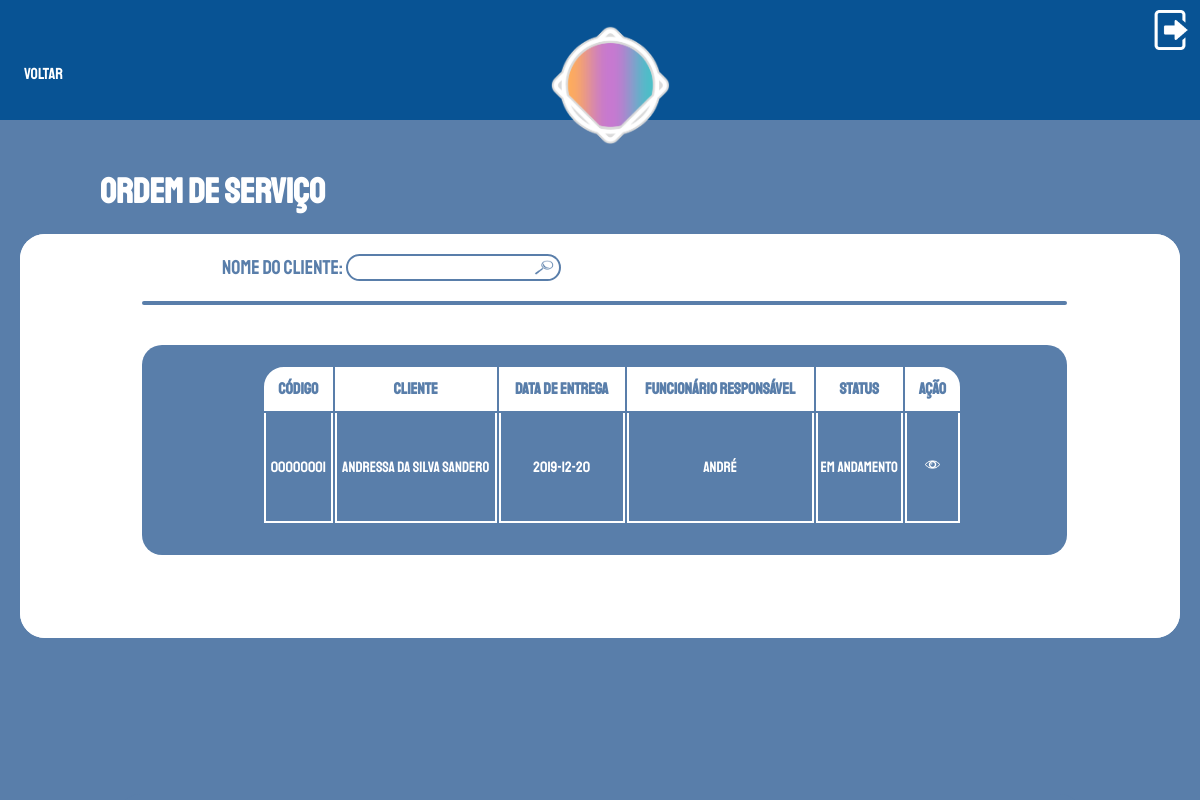
Screenshot of /paginasSistema/ordensServicoAte.php (signed in) with the database file from the repository.
### tables this page shows
CREATE TABLE `ordens_de_servicos` (
  `id` int(8) UNSIGNED ZEROFILL NOT NULL COMMENT 'Armazena o id das ordens de serviço',
  `data_entrega` date NOT NULL COMMENT 'Armazena a data de entrega da ordem de serviço',
  `status` tinyint(1) NOT NULL COMMENT 'Armazena as informações do status da Ordem De Serviço',
  `funcionarios_matricula` int(8) UNSIGNED ZEROFILL NOT NULL COMMENT 'Armazena a matriculo do funcionario que irá executar a ordem de serviço',
  `orcamentos_id` int(8) UNSIGNED ZEROFILL NOT NULL COMMENT 'Armazena o id do orçamento de que a ordem de serviço se originou'
);

CREATE TABLE `clientes` (
  `id` int(8) UNSIGNED ZEROFILL NOT NULL COMMENT 'Armazena Id do Cliente',
  `inscricao_estadual` bigint(20) UNSIGNED DEFAULT NULL COMMENT 'Armazena a inscrição estadual do cliente',
  `nome` varchar(45) NOT NULL COMMENT 'Armazena o nome do cliente',
  `email` varchar(60) NOT NULL COMMENT 'Armazena o email do cliente',
  `telefone` bigint(20) UNSIGNED NOT NULL COMMENT 'Armazena o telefone do cliente',
  `rua` varchar(45) NOT NULL COMMENT 'Armazena o nome da rua do cliente',
  `bairro` varchar(25) NOT NULL COMMENT 'Armazena o nome do bairro do cliente',
  `numero` int(10) UNSIGNED NOT NULL COMMENT 'Armazena o número da residência do cliente',
  `cidade` varchar(45) NOT NULL COMMENT 'Armazena o nome da cidade do cliente',
  `estado` char(2) NOT NULL COMMENT 'Armazena o nome do estado do cliente',
  `cep` int(10) UNSIGNED NOT NULL COMMENT 'Armazena o CEP do cliente',
  `cpf` bigint(11) UNSIGNED ZEROFILL DEFAULT NULL COMMENT 'Armazena o CPF do cliente',
  `cnpj` bigint(14) UNSIGNED ZEROFILL DEFAULT NULL COMMENT 'Armazena o CNPJ do cliente',
  `telefone2` bigint(20) UNSIGNED NOT NULL COMMENT 'Armazena o telefone secundário do cliente'
);

CREATE TABLE `funcionarios` (
  `matricula` int(8) UNSIGNED ZEROFILL NOT NULL COMMENT 'Armazena a matricula dos funcionários.',
  `nome` varchar(45) NOT NULL COMMENT 'Armazena o nome dos funcionários.',
  `usuario` varchar(30) NOT NULL COMMENT 'Armazena o usuário para uso do software, funcionários.',
  `senha` varchar(32) NOT NULL COMMENT 'Armazena o senha para uso do software, funcionários.',
  `cpf` bigint(20) UNSIGNED NOT NULL COMMENT 'Armazena CPF dos funcionários',
  `email` varchar(60) NOT NULL COMMENT 'Armazena email dos funcionários.',
  `nivel` tinyint(3) UNSIGNED NOT NULL COMMENT 'Armazena o nível de acesso dos funcionários ao software.',
  `rua` varchar(45) NOT NULL COMMENT 'Armazena a rua do endereço dos funcionários.',
  `bairro` varchar(25) NOT NULL COMMENT 'Armazena o bairro do endereço dos funcionários.',
  `numero` int(10) UNSIGNED NOT NULL COMMENT 'Armazena o número do endereço dos funcionários.',
  `cidade` varchar(45) NOT NULL COMMENT 'Armazena a cidade do endereço dos funcionários.',
  `estado` char(2) NOT NULL COMMENT 'Armazena o estado do endereço dos funcionários.',
  `cep` int(10) UNSIGNED NOT NULL COMMENT 'Armazena o CEP do endereço dos funcionários.'
);

### paginasSistema/ordensServicoAte.php (the view, shortened to what this page needs)
<?php
if(isset($_SESSION['nivelLogado']) && $_SESSION['nivelLogado']==3){
 ?>
<!DOCTYPE html>
<html lang="pt-BR">
<head>
<link rel="stylesheet" href="../css/ordensServico.css">
</head>
<body>
<header>
  <form method="POST" action="../php/efetuaLogout.php">
  <button type="submit"style="background-color: transparent; border: none; float: right"><img src="../img/iconsSistema/quit.png" alt="Sair do Sistema" id="saia"></button>
  </form>  <br><br><a href="principalAtendente.php"><p id="voltar">Voltar</p></a>
</header>
<main>
<img src="../img/Logo.png" alt="Logo" id="LogoPrincipal">
<h2>Ordem de Serviço</h2>
    <form method="GET" action="ordensServico.php">
            <fieldset id="fieldset">
                <label for="nome" class="pesquisa">Nome do Cliente: </label>
                <input type="text" name="buscaNome" id="nome">
                <button type="submit" id="botaoPesquisa"><img src="../img/iconsSistema/pesquisaPequeno.png" alt="pesquisa" id="pesquisa"></button>
                <br><br>
                  </form>
                <div id="linha"></div>
                <br><br>
                <div id="planoFundo">
                <table id="tabela">
                  <thead>
                    <tr id="cabeca">
                      <th class="thborder" id="th1">Código</th>
                      <th class="thborder">Cliente</th>
                      <th class="thborder">Data de Entrega</th>
                      <th class="thborder">Funcionário Responsável</th>
                      <th class="thborder">Status</th>
                      <th class="thborder" id="th6">Ação</th>
                    </tr>
                  </thead>
                  <tbody>
                      <?php
                        require_once("../php/conexaoBanco.php");
                        if(isset($_GET['buscaNome'])==false){
                  				$comando="SELECT ord.id, cli.nome, ord.data_entrega, fun.nome AS nome_funcionario, ord.status FROM ordens_de_servicos AS ord INNER JOIN funcionarios AS fun ON ord.funcionarios_matricula=fun.matricula INNER JOIN orcamentos AS orc ON orc.id=ord.orcamentos_id INNER JOIN clientes AS cli ON orc.clientes_id=cli.id";
                  			}else if (isset($_GET['buscaNome'])==true
                  			&& $_GET['buscaNome']==""){
                  				$comando="SELECT ord.id, cli.nome, ord.data_entrega, fun.nome AS nome_funcionario, ord.status FROM ordens_de_servicos AS ord INNER JOIN funcionarios AS fun ON ord.funcionarios_matricula=fun.matricula INNER JOIN orcamentos AS orc ON orc.id=ord.orcamentos_id INNER JOIN clientes AS cli ON orc.clientes_id=cli.id";
                        }else if (isset($_GET['buscaNome'])==true
                  			&& $_GET['buscaNome']!=""){
                  					$busca = $_GET['buscaNome'];
                  					$comando="SELECT ord.id, cli.nome, ord.data_entrega, fun.nome AS nome_funcionario, ord.status FROM ordens_de_servicos AS ord INNER JOIN funcionarios AS fun ON ord.funcionarios_matricula=fun.matricula INNER JOIN orcamentos AS orc ON orc.id=ord.orcamentos_id INNER JOIN clientes AS cli ON orc.clientes_id=cli.id WHERE cli.nome LIKE '%".$busca."%'";
                          }
                          $resultado = mysqli_query($conexao,$comando);
                    			$linhas=mysqli_num_rows($resultado);
                    			if($linhas==0){		?>
                    			<tr>
                    				<td colspan="6">Nenhuma categoria encontrada</td>
                    			</tr>
                    			<?php
                    				}else{
                    					$geralRetornadas = array();
                    					while($cadaLinha = mysqli_fetch_assoc($resultado)){
                    						array_push($geralRetornadas,$cadaLinha);
                    					}
                    					foreach($geralRetornadas as $cadaGeral){
                    					?>
                    					<tr>
                    					<td class="tdborder" > <?php echo $cadaGeral['id'];?> </td>
                    					<td class="tdborder"> <?php echo $cadaGeral['nome'];?> </td>
                              <td class="tdborder"> <?php echo $cadaGeral['data_entrega'];?> </td>
                              <td class="tdborder"> <?php echo $cadaGeral['nome_funcionario'];?> </td>
                              <td class="tdborder"> <?php
                                if($cadaGeral['status']==1){
                                  echo "Em Andamento";
                                }elseif($cadaGeral['status']==2){
                                  echo "Concluído";
                                }elseif($cadaGeral['status']==3){
                                  echo "Cancelado";
                                }
                              ?> </td>
                              <td class="tdborder">
                                	<form action="visualizarOrdemAte.php" method="GET">
                                <button type="submit" class="visualizar"><img src="../img/iconsSistema/olho.png" id="olho" alt="Visualizar ordem"></button>
                              </form>
                            </td>
                              </tr>
                    <?php
                      }
                    }
                     ?>
                  </tbody>
                </table>
                </div>
</main>
<footer id="rodape">
</footer>
</body>
</html>
<?php }
else{
  header("Location: ../paginasSite/login.php");
}
 ?>

### css/ordensServico.css (style rules this page uses)
* { margin: 0px; padding: 0px; font-family: "Staatliches", sans-serif; color: #597eaa; }
html, body { width: 100%; height: 100%; background-color: #597eaa; }
main { height: 78%; width: 100%; }
header { background-color: #085394; height: 15%; width: 100%; }
header p { float: left; margin-left: 2%; margin-top: 2%; color: white; }
#LogoPrincipal { width: 120px; height: 120px; position: absolute; top: 25px; margin-left: 45.8%; }
#saia { width: 40px; height: 40px; float: right; margin: 10px; }
#olho { width: 15px; height: 15px; }
.visualizar { background-color: transparent; border: none; }
h2 { color: white; margin-left: 100px; margin-top: 50px; font-size: 35px; }
label { color:#597eaa; margin-left: 200px; font-size: 20px; top: 2px; position: relative; }
#voltar { position: relative; }
#nome { border-radius: 20px 0 0 20px; padding: 4px 6px; width: 170px; border: 2px solid #597eaa; font-family: Arial; color: black; }
#pesquisa { width: 20px; height: 15px; margin-top: 4px; }
#botaoPesquisa { border: 2px solid #597eaa; border-radius: 0 20px 20px 0; padding: 0 5px; background-color: white; margin-top: 15px; position: relative; top: 3px; left: -5px; border-left: none; }
#fieldset { height: 400px; margin: 20px; border-radius: 25px; border: 2px solid white; background-color: white; }
#linha { height: 1%; width: 80%; background-color: #597eaa; border-radius: 20px; margin-left: 120px; }
#th1 { border-radius: 20px 0 0 0; border-top: 2px solid white; }
#th6 { border-radius: 0 20px 0 0px; border-top: 2px solid white; }
#tabela { margin-left: 100px; border-radius: 25px; height: 200px; width: 80%; padding: 20px; }
.thborder { color: #597eaa; border: 2px solid white; padding: 10px; }
#cabeca, #corpo { border-left: 100px; }
.tdborder { color: white; text-align: center; border: 2px solid white; border-top: none; font-size: 15px; }
#planoFundo { background-color: #597eaa; border-radius: 20px; height: 210px; width: 80%; margin-left: 120px; }
th { background-color: white; color: #597eaa; }
#rodape { height: 8%; width: 80%; background-color: #597eaa; position: fixed; margin-left: 10%; border-radius: 20px 20px 0 0; }
td { text-align: center; color: white; border: 2px solid white; }

### rows the page displays
ordens_de_servicos: id "00000001", clientes.nome "Andressa da Silva Sandero", data_entrega "2019-12-20", funcionarios_matricula.nome "André", status "Em Andamento"
